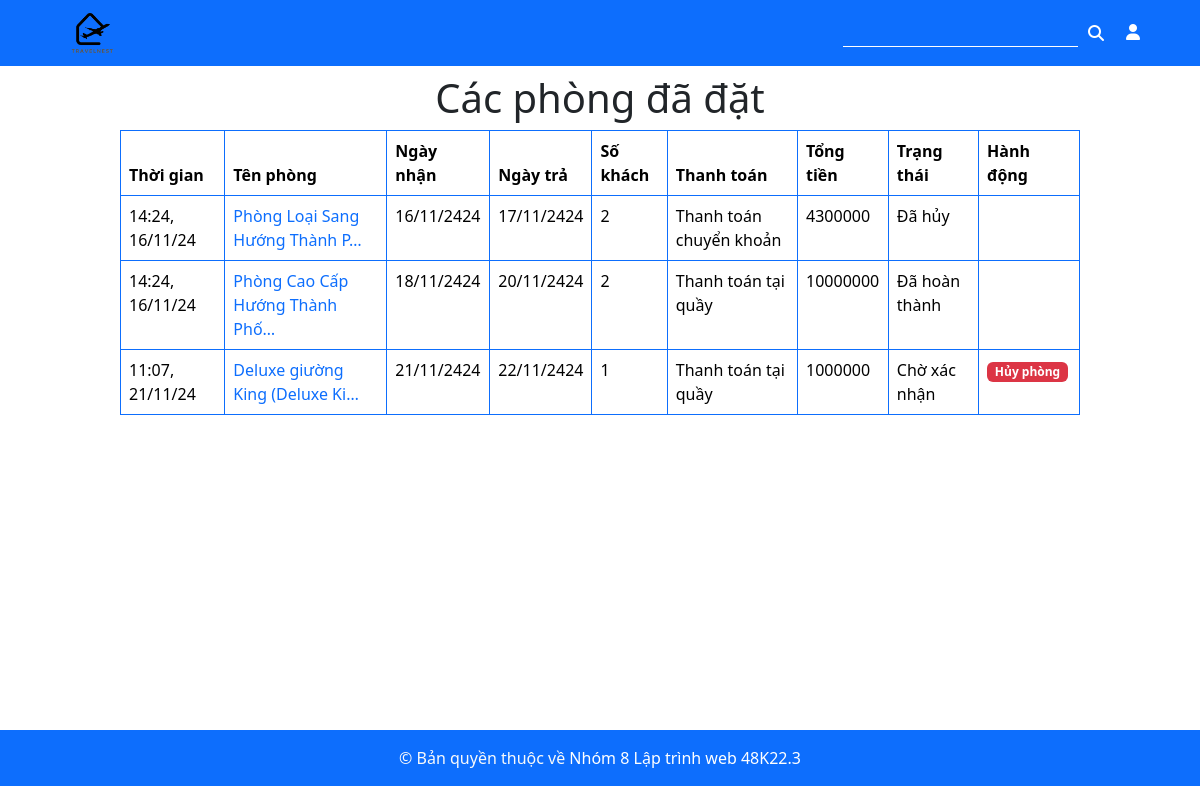
Page /my/orders/ (signed in) on the committed database.
### booking/models.py (models this page shows, shortened)
class DatPhong(models.Model):
  thoi_gian = models.DateTimeField(auto_now_add=True)
  khach_hang = models.ForeignKey(User, on_delete=models.CASCADE, related_name='phongdats')
  phong = models.ForeignKey(Phong, on_delete=models.CASCADE, related_name='datphongs')
  ngay_nhan = models.DateField()
  ngay_tra = models.DateField()
  so_khach = models.IntegerField(default=1)
  yeu_cau = models.TextField(blank=True, null=True)
  phuong_thuc = models.CharField(max_length=50,
                                choices=[('Thanh toán tại quầy', 'Thanh toán tại quầy'), ('Thanh toán chuyển khoản', 'Thanh toán chuyển khoản')],
                                default='Thanh toán tại quầy')
  so_tai_khoan = models.CharField(max_length=20, blank=True, null=True)
  ngan_hang = models.CharField(max_length=70, blank=True, null=True)
  trang_thai = models.CharField(max_length=30,
                                choices=[('Chờ xác nhận', 'Chờ xác nhận'), ('Đã hủy', 'Đã hủy'), ('Đã xác nhận', 'Đã xác nhận'), ('Đã hoàn thành', 'Đã hoàn thành')], default='Chờ xác nhận')
  tong_tien = models.DecimalField(max_digits=10, decimal_places=0, null=True, blank=True)

class Phong(models.Model):
  ten = models.CharField(max_length=150)
  slug = models.SlugField(max_length=150, blank=True, null=True)
  khach_san = models.ForeignKey(KhachSan, on_delete=models.CASCADE, related_name='phongs')
  hinh_anh1 = models.ImageField(upload_to='room_images/')
  hinh_anh2 = models.ImageField(upload_to='room_images/')
  hinh_anh3 = models.ImageField(upload_to='room_images/')
  gia = models.DecimalField(max_digits=10, decimal_places=0)
  suc_chua = models.IntegerField()
  tien_nghi = models.ManyToManyField(TienNghi)
  mo_ta = models.TextField()
  trang_thai = models.BooleanField(default=True)

### booking/views.py (the view, shortened to what this page needs)
# urls.py: path('my/orders/', my_order, name='my_order'),
def my_order(request):
  if request.user.is_authenticated and request.user.hoso.vai_tro == 'Khách thuê':
    orders = request.user.phongdats.all()
    return render(request, 'my_order.html', {'orders': orders})
  else:
    return redirect('my')

### booking/context_processors.py (called while the page is built)
def relationship(request):
  cokhachsan = hasattr(request.user, 'khachsan')
  return {'cokhachsan': cokhachsan}

### templates/my_order.html (shortened to what this page needs)
{% extends 'home.html' %}
{% block content %}
<h1 class="text-center mt-2">Các phòng đã đặt</h1>
{% if orders %}
<div class="d-flex justify-content-center pb-2">
  <table class="table table-bordered border-primary" style="width: 80%;">
    <thead>
      <tr>
        <th scope="col">Thời gian</th>
        <th scope="col">Tên phòng</th>
        <th scope="col">Ngày nhận</th>
        <th scope="col">Ngày trả</th>
        <th scope="col">Số khách</th>
        <th scope="col">Thanh toán</th>
        <th scope="col">Tổng tiền</th>
        <th scope="col">Trạng thái</th>
        <th scope="col">Hành động</th>
      </tr>
    </thead>
    <tbody>
      {% for order in orders %}
      <tr>
        <td>{{ order.thoi_gian|date:"H:i, d/m/y" }}</td>
        <td>
          <a href="/hotel/{{ order.phong.khach_san.slug }}/{{ order.phong.slug }}/" title="{{ order.phong.ten }}" class="a-none">{{ order.phong.ten|truncatechars:30 }}</a>
        </td>
        <td>{{ order.ngay_nhan|date:"d/m/yy" }}</td>
        <td>{{ order.ngay_tra|date:"d/m/yy" }}</td>
        <td>{{ order.so_khach }}</td>
        <td>{{ order.phuong_thuc }}</td>
        <td>{{ order.tong_tien }}</td>
        <td class="status">{{ order.trang_thai }}</td>
        <td>
          {% if order.trang_thai == 'Chờ xác nhận' %}
          <span id="{{ order.id }}" class="btn-cancel badge text-bg-danger" method="{{ order.phuong_thuc }}" style="cursor: pointer;">Hủy phòng</span>
          {% endif %}
        </td>
      </tr>
      {% endfor %}
    </tbody>
  </table>
</div>
{% else %}
<h5 class="text-center">Bạn chưa đặt phòng nào</h5>
{% endif %}
{% endblock %}
{% block js %}
{% load static %}
{% endblock %}

### static/css/index.css (style rules this page uses)
.text-center { text-align: center; }
.a-none { text-decoration: none; }

### rows in the picture
DatPhong: thoi_gian "14:24, 16/11/24", phong.ten "Phòng Loại Sang Hướng Thành P…", ngay_nhan "16/11/2424", ngay_tra "17/11/2424", so_khach "2", phuong_thuc "Thanh toán chuyển khoản", tong_tien "4300000", trang_thai "Đã hủy"
DatPhong: thoi_gian "14:24, 16/11/24", phong.ten "Phòng Cao Cấp Hướng Thành Phố…", ngay_nhan "18/11/2424", ngay_tra "20/11/2424", so_khach "2", phuong_thuc "Thanh toán tại quầy", tong_tien "10000000", trang_thai "Đã hoàn thành"
DatPhong: thoi_gian "11:07, 21/11/24", phong.ten "Deluxe giường King (Deluxe Ki…", ngay_nhan "21/11/2424", ngay_tra "22/11/2424", so_khach "1", phuong_thuc "Thanh toán tại quầy", tong_tien "1000000", trang_thai "Chờ xác nhận"
